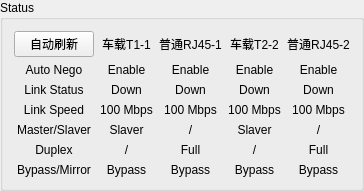
         <widget class="QGroupBox" name="groupBox_Status">
          <property name="title">
           <string>Status</string>
          </property>
          <layout class="QGridLayout" name="gridLayout_19">
           <item row="0" column="0">
            <layout class="QGridLayout" name="gridLayout_13">
             <item row="3" column="1">
              <widget class="QLabel" name="T1ALinkSpeedLabel">
               <property name="text">
                <string>100 Mbps</string>
               </property>
               <property name="alignment">
                <set>Qt::AlignCenter</set>
               </property>
              </widget>
             </item>
             <item row="1" column="2">
              <widget class="QLabel" name="RJ45AAutoNegoLabel">
               <property name="text">
                <string>Enable</string>
               </property>
               <property name="alignment">
                <set>Qt::AlignCenter</set>
               </property>
              </widget>
             </item>
             <item row="2" column="2">
              <widget class="QLabel" name="RJ45ALinkStatusLabel">
               <property name="text">
                <string>Down</string>
               </property>
               <property name="alignment">
                <set>Qt::AlignCenter</set>
               </property>
              </widget>
             </item>
             <item row="1" column="3">
              <widget class="QLabel" name="T1BAutoNegoLabel">
               <property name="text">
                <string>Enable</string>
               </property>
               <property name="alignment">
                <set>Qt::AlignCenter</set>
               </property>
              </widget>
             </item>
             <item row="0" column="0">
              <widget class="QPushButton" name="BtnStatusFresh">
               <property name="text">
                <string>自动刷新</string>
               </property>
              </widget>
             </item>
             <item row="1" column="1">
              <widget class="QLabel" name="T1AAutoNegoLabel">
               <property name="text">
                <string>Enable</string>
               </property>
               <property name="alignment">
                <set>Qt::AlignCenter</set>
               </property>
              </widget>
             </item>
             <item row="4" column="2">
              <widget class="QLabel" name="RJ45AForceModeLabel">
               <property name="text">
                <string>/</string>
               </property>
               <property name="alignment">
                <set>Qt::AlignCenter</set>
               </property>
              </widget>
             </item>
             <item row="0" column="2">
              <widget class="QLabel" name="label_RJ45_A">
               <property name="text">
                <string>普通RJ45-1</string>
               </property>
               <property name="alignment">
                <set>Qt::AlignCenter</set>
               </property>
              </widget>
             </item>
             <item row="2" column="0">
              <widget class="QLabel" name="label_9">
               <property name="text">
                <string>Link Status</string>
               </property>
               <property name="alignment">
                <set>Qt::AlignCenter</set>
               </property>
              </widget>
             </item>
             <item row="4" column="1">
              <widget class="QLabel" name="T1AForceModeLabel">
               <property name="text">
                <string>Slaver</string>
               </property>
               <property name="alignment">
                <set>Qt::AlignCenter</set>
               </property>
              </widget>
             </item>
             <item row="3" column="2">
              <widget class="QLabel" name="RJ45ALinkSpeedLabel">
               <property name="text">
                <string>100 Mbps</string>
               </property>
               <property name="alignment">
                <set>Qt::AlignCenter</set>
               </property>
              </widget>
             </item>
             <item row="5" column="0">
              <widget class="QLabel" name="label_12">
               <property name="text">
                <string>Duplex</string>
               </property>
               <property name="alignment">
                <set>Qt::AlignCenter</set>
               </property>
              </widget>
             </item>
             <item row="0" column="1">
              <widget class="QLabel" name="label_T1_A">
               <property name="styleSheet">
                <string notr="true"/>
               </property>
               <property name="text">
                <string>车载T1-1</string>
               </property>
               <property name="alignment">
                <set>Qt::AlignCenter</set>
               </property>
              </widget>
             </item>
             <item row="3" column="3">
              <widget class="QLabel" name="T1BLinkSpeedLabel">
               <property name="text">
                <string>100 Mbps</string>
               </property>
               <property name="alignment">
                <set>Qt::AlignCenter</set>
               </property>
              </widget>
             </item>
             <item row="4" column="0">
              <widget class="QLabel" name="label_11">
               <property name="text">
                <string>Master/Slaver</string>
               </property>
               <property name="alignment">
                <set>Qt::AlignCenter</set>
               </property>
              </widget>
             </item>
             <item row="6" column="0">
              <widget class="QLabel" name="label_13">
               <property name="text">
                <string>Bypass/Mirror</string>
               </property>
               <property name="alignment">
                <set>Qt::AlignCenter</set>
               </property>
              </widget>
             </item>
             <item row="5" column="1">
              <widget class="QLabel" name="T1ADuplexLabel">
               <property name="text">
                <string>/</string>
               </property>
               <property name="alignment">
                <set>Qt::AlignCenter</set>
               </property>
              </widget>
             </item>
             <item row="1" column="0">
              <widget class="QLabel" name="label_7">
               <property name="text">
                <string>Auto Nego</string>
               </property>
               <property name="alignment">
                <set>Qt::AlignCenter</set>
               </property>
              </widget>
             </item>
             <item row="3" column="0">
              <widget class="QLabel" name="label_10">
               <property name="text">
                <string>Link Speed</string>
               </property>
               <property name="alignment">
                <set>Qt::AlignCenter</set>
               </property>
              </widget>
             </item>
             <item row="5" column="2">
              <widget class="QLabel" name="RJ45ADuplexTypeLabel">
               <property name="text">
                <string>Full</string>
               </property>
               <property name="alignment">
                <set>Qt::AlignCenter</set>
               </property>
              </widget>
             </item>
             <item row="2" column="3">
              <widget class="QLabel" name="T1BLinkStatusLabel">
               <property name="text">
                <string>Down</string>
               </property>
               <property name="alignment">
                <set>Qt::AlignCenter</set>
               </property>
              </widget>
             </item>
             <item row="6" column="2">
              <widget class="QLabel" name="RJ45AModeLabel">
               <property name="text">
                <string>Bypass</string>
               </property>
               <property name="alignment">
                <set>Qt::AlignCenter</set>
               </property>
              </widget>
             </item>
             <item row="0" column="4">
              <widget class="QLabel" name="label_RJ45_B">
               <property name="text">
                <string>普通RJ45-2</string>
               </property>
               <property name="alignment">
                <set>Qt::AlignCenter</set>
               </property>
              </widget>
             </item>
             <item row="2" column="1">
              <widget class="QLabel" name="T1ALinkStatusLabel">
               <property name="text">
                <string>Down</string>
               </property>
               <property name="alignment">
                <set>Qt::AlignCenter</set>
               </property>
              </widget>
             </item>
             <item row="6" column="1">
              <widget class="QLabel" name="T1AModeLabel">
               <property name="text">
                <string>Bypass</string>
               </property>
               <property name="alignment">
                <set>Qt::AlignCenter</set>
               </property>
              </widget>
             </item>
             <item row="0" column="3">
              <widget class="QLabel" name="label_T1_B">
               <property name="text">
                <string>车载T2-2</string>
               </property>
               <property name="alignment">
                <set>Qt::AlignCenter</set>
               </property>
              </widget>
             </item>
             <item row="4" column="3">
              <widget class="QLabel" name="T1BForceModeLabel">
               <property name="text">
                <string>Slaver</string>
               </property>
               <property name="alignment">
                <set>Qt::AlignCenter</set>
               </property>
              </widget>
             </item>
             <item row="5" column="3">
              <widget class="QLabel" name="T1BDuplexLabel">
               <property name="text">
                <string>/</string>
               </property>
               <property name="alignment">
                <set>Qt::AlignCenter</set>
               </property>
              </widget>
             </item>
             <item row="6" column="3">
              <widget class="QLabel" name="T1BModeLabel">
               <property name="text">
                <string>Bypass</string>
               </property>
               <property name="alignment">
                <set>Qt::AlignCenter</set>
               </property>
              </widget>
             </item>
             <item row="1" column="4">
              <widget class="QLabel" name="RJ45BAutoNegoLabel">
               <property name="text">
                <string>Enable</string>
               </property>
               <property name="alignment">
                <set>Qt::AlignCenter</set>
               </property>
              </widget>
             </item>
             <item row="2" column="4">
              <widget class="QLabel" name="RJ45BLinkStatusLabel">
               <property name="text">
                <string>Down</string>
               </property>
               <property name="alignment">
                <set>Qt::AlignCenter</set>
               </property>
              </widget>
             </item>
             <item row="3" column="4">
              <widget class="QLabel" name="RJ45BLinkSpeedLabel">
               <property name="text">
                <string>100 Mbps</string>
               </property>
               <property name="alignment">
                <set>Qt::AlignCenter</set>
               </property>
              </widget>
             </item>
             <item row="4" column="4">
              <widget class="QLabel" name="RJ45BForceModeLabel">
               <property name="text">
                <string>/</string>
               </property>
               <property name="alignment">
                <set>Qt::AlignCenter</set>
               </property>
              </widget>
             </item>
             <item row="5" column="4">
              <widget class="QLabel" name="RJ45BDuplexTypeLabel">
               <property name="text">
                <string>Full</string>
               </property>
               <property name="alignment">
                <set>Qt::AlignCenter</set>
               </property>
              </widget>
             </item>
             <item row="6" column="4">
              <widget class="QLabel" name="RJ45BModeLabel">
               <property name="text">
                <string>Bypass</string>
               </property>
               <property name="alignment">
                <set>Qt::AlignCenter</set>
               </property>
              </widget>
             </item>
            </layout>
           </item>
          </layout>
         </widget>
